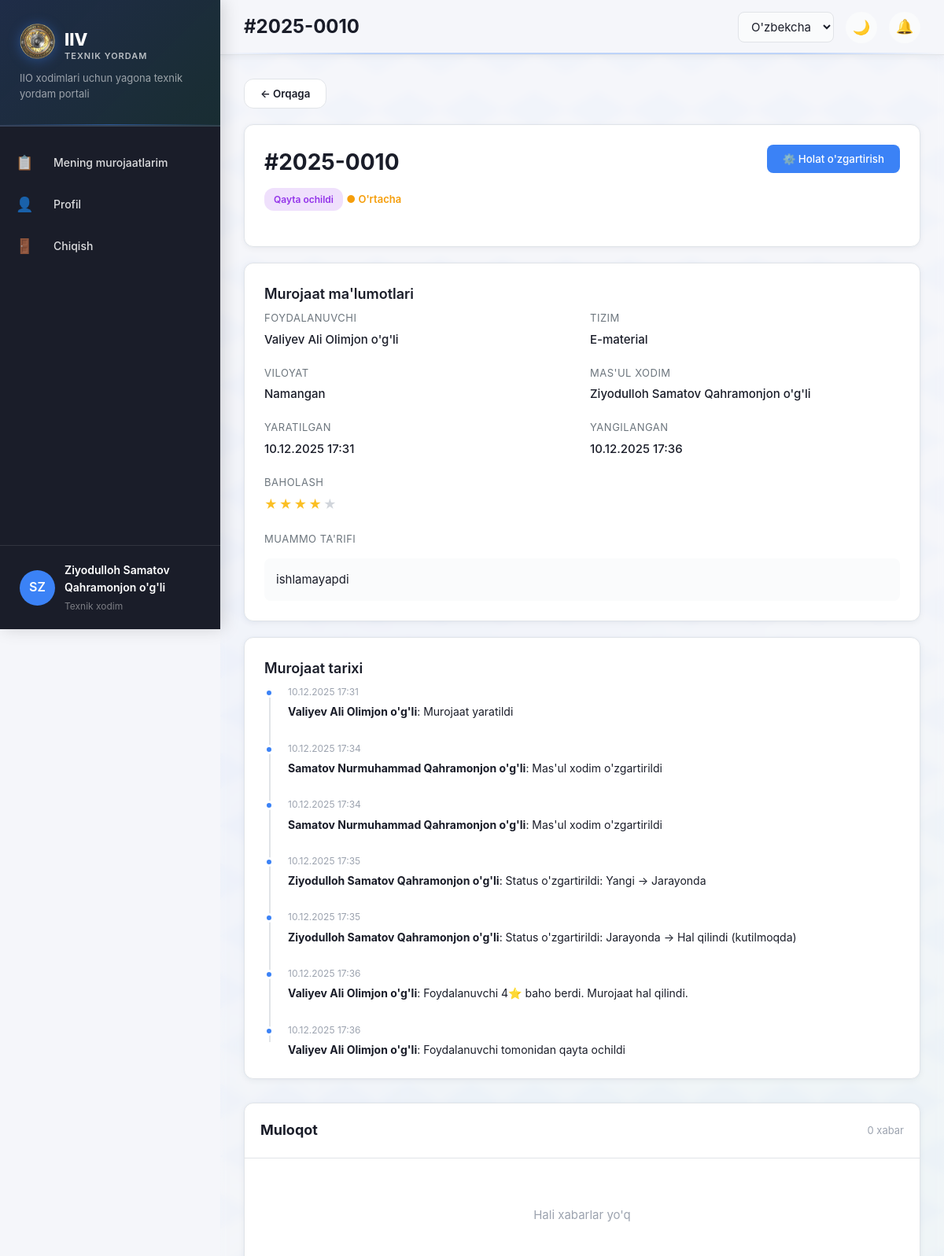
Page /tickets/10/ (signed in, upper part) on the earlier database version.
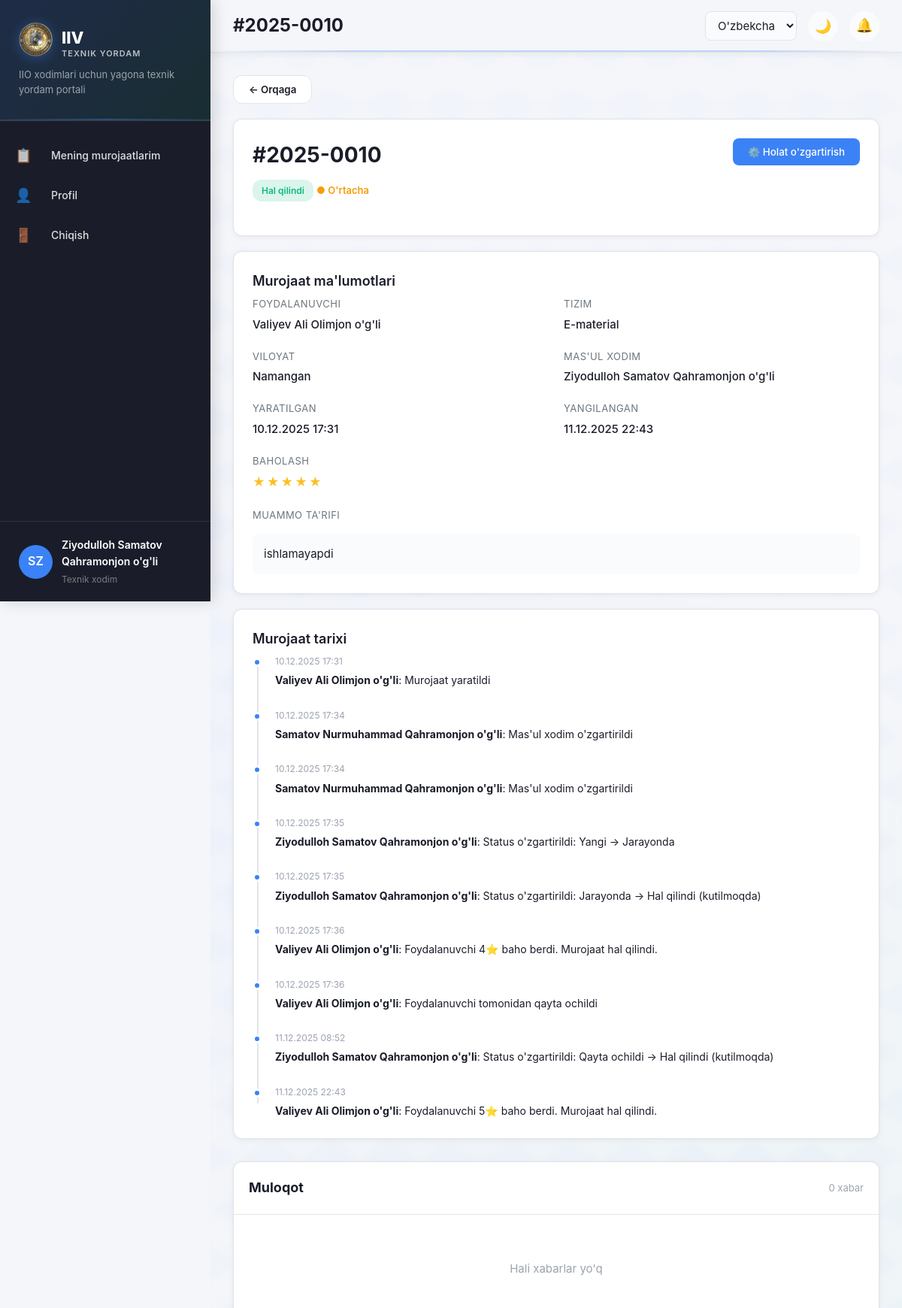
Same page on the later database version.
### tickets/models.py (models this page shows, shortened)
class Ticket(models.Model):
    PRIORITY_CHOICES = [
        ('low', _('Oddiy')),
        ('medium', _("O'rtacha")),
        ('high', _('Yuqori')),
    ]
    STATUS_CHOICES = [
        ('new', _('Yangi')),
        ('in_progress', _('Jarayonda')),
        ('pending_approval', _('Hal qilindi (kutilmoqda)')),
        ('resolved', _('Hal qilindi')),
        ('rejected', _('Rad etildi')),
        ('reopened', _('Qayta ochildi')),
    ]
    user = models.ForeignKey(
        User,
        on_delete=models.CASCADE,
        related_name='tickets',
        verbose_name=_("Foydalanuvchi")
    )
    system = models.ForeignKey(
        System,
        on_delete=models.CASCADE,
        related_name='tickets',
        verbose_name=_("Tizim")
    )
    region = models.ForeignKey(
        Region,
        on_delete=models.CASCADE,
        related_name='tickets',
        verbose_name=_("Viloyat")
    )
    priority = models.CharField(
        max_length=10,
        choices=PRIORITY_CHOICES,
        default='medium',
        verbose_name=_("Ustuvorlik")
    )
    status = models.CharField(
        max_length=20,
        choices=STATUS_CHOICES,
        default='new',
        verbose_name=_("Holat")
    )
    description = models.TextField(verbose_name=_("Muammo ta'rifi"))
    attachment = models.FileField(
        upload_to='tickets/attachments/',
        blank=True,
        null=True,
        verbose_name=_("Fayl biriktirma")
    )
    assigned_to = models.ForeignKey(
        User,
        on_delete=models.SET_NULL,
        null=True,
        blank=True,
        related_name='assigned_tickets',
        verbose_name=_("Mas'ul xodim")
    )
    rating = models.IntegerField(
        null=True,
        blank=True,
        choices=[(i, str(i)) for i in range(1, 6)],
        verbose_name=_("Baholash")
    )
    rating_comment = models.TextField(
        blank=True,
        verbose_name=_("Baholash izohi")
    )
    created_at = models.DateTimeField(auto_now_add=True, verbose_name=_("Yaratilgan"))
    updated_at = models.DateTimeField(auto_now=True, verbose_name=_("O'zgartirilgan"))
    resolved_at = models.DateTimeField(null=True, blank=True, verbose_name=_("Hal qilingan vaqt"))
    class Meta:
        verbose_name = _("Murojaat")
        verbose_name_plural = _("Murojaatlar")
        ordering = ['-created_at']
    def get_ticket_number(self):
        year = self.created_at.year
        return f"#{year}-{self.pk:04d}"

class TicketHistory(models.Model):
    ACTION_CHOICES = [
        ('created', _('Yaratildi')),
        ('status_changed', _('Holat o\'zgartirildi')),
        ('assigned', _('Mas\'ul biriktirildi')),
        ('reassigned', _('Mas\'ul o\'zgartirildi')),
        ('comment', _('Izoh qo\'shildi')),
        ('reopened', _('Qayta ochildi')),
        ('rated', _('Baholandi')),
        ('file_attached', _('Fayl biriktirildi')),
    ]
    ticket = models.ForeignKey(
        Ticket,
        on_delete=models.CASCADE,
        related_name='history',
        verbose_name=_("Murojaat")
    )
    changed_by = models.ForeignKey(
        User,
        on_delete=models.SET_NULL,
        null=True,
        related_name='ticket_changes',
        verbose_name=_("Kim tomonidan")
    )
    action_type = models.CharField(
        max_length=20,
        choices=ACTION_CHOICES,
        verbose_name=_("Harakat turi")
    )
    old_value = models.CharField(max_length=200, blank=True, verbose_name=_("Eski qiymat"))
    new_value = models.CharField(max_length=200, blank=True, verbose_name=_("Yangi qiymat"))
    message = models.TextField(blank=True, verbose_name=_("Izoh"))
    timestamp = models.DateTimeField(auto_now_add=True, verbose_name=_("Vaqt"))
    class Meta:
        verbose_name = _("Murojaat tarixi")
        verbose_name_plural = _("Murojaat tarixlari")
        ordering = ['timestamp']

### accounts/models.py (models this page shows, shortened)
class User(AbstractUser):
    ROLE_CHOICES = [
        ('user', _('Oddiy foydalanuvchi')),
        ('technician', _('Texnik xodim')),
        ('admin', _('Admin')),
        ('superadmin', _('Bosh admin')),
    ]
    LANGUAGE_CHOICES = [
        ('uz', _("O'zbekcha (Lotin)")),
        ('uz-cy', _("Ўзбекча (Кирилл)")),
        ('ru', _('Русский')),
    ]
    last_name = models.CharField(max_length=150, verbose_name=_("Familiya"))
    first_name = models.CharField(max_length=150, verbose_name=_("Ism"))
    middle_name = models.CharField(max_length=150, blank=True, verbose_name=_("Sharif"))
    region = models.ForeignKey(
        Region,
        on_delete=models.SET_NULL,
        null=True,
        blank=True,
        verbose_name=_("Viloyat")
    )
    department = models.ForeignKey(
        Department,
        on_delete=models.SET_NULL,
        null=True,
        blank=True,
        verbose_name=_("Hududiy bo'lim")
    )
    position = models.CharField(max_length=200, blank=True, verbose_name=_("Lavozim"))
    phone = models.CharField(max_length=20, blank=True, verbose_name=_("Telefon"))
    role = models.CharField(
        max_length=20,
        choices=ROLE_CHOICES,
        default='user',
        verbose_name=_("Rol")
    )
    language = models.CharField(
        max_length=10,
        choices=LANGUAGE_CHOICES,
        default='uz',
        verbose_name=_("Til")
    )
    avatar = models.ImageField(
        upload_to='avatars/',
        blank=True,
        null=True,
        verbose_name=_("Avatar")
    )
    is_active = models.BooleanField(default=True, verbose_name=_("Aktiv"))
    created_at = models.DateTimeField(auto_now_add=True, verbose_name=_("Yaratilgan"))
    updated_at = models.DateTimeField(auto_now=True, verbose_name=_("O'zgartirilgan"))
    class Meta:
        verbose_name = _("Foydalanuvchi")
        verbose_name_plural = _("Foydalanuvchilar")
        ordering = ['-created_at']
    def get_full_name(self):
        parts = [self.last_name, self.first_name]
        if self.middle_name:
            parts.append(self.middle_name)
        return ' '.join(parts)
    def is_technician(self):
        return self.role == 'technician'
    def is_admin(self):
        return self.role in ['admin', 'superadmin']
    def is_superadmin(self):
        return self.role == 'superadmin'

class Region(models.Model):
    name = models.CharField(max_length=100, verbose_name=_("Viloyat nomi"))
    code = models.CharField(max_length=10, unique=True, verbose_name=_("Kod"))
    is_active = models.BooleanField(default=True, verbose_name=_("Faol"))
    class Meta:
        verbose_name = _("Viloyat")
        verbose_name_plural = _("Viloyatlar")
        ordering = ['name']

### systems/models.py (models this page shows, shortened)
class System(models.Model):
    name = models.CharField(max_length=200, unique=True, verbose_name=_("Tizim nomi"))
    description = models.TextField(blank=True, verbose_name=_("Ta'rif"))
    is_active = models.BooleanField(default=True, verbose_name=_("Faol"))
    created_at = models.DateTimeField(auto_now_add=True, verbose_name=_("Yaratilgan"))
    class Meta:
        verbose_name = _("Tizim")
        verbose_name_plural = _("Tizimlar")
        ordering = ['name']

### tickets/views.py (the view, shortened to what this page needs)
# urls.py: path('<int:pk>/', views.ticket_detail, name='ticket_detail'),
@login_required
def ticket_detail(request, pk):
    ticket = get_object_or_404(Ticket, pk=pk)
    if request.user.role == 'user':
        if request.user != ticket.user:
            messages.error(request, _('Sizda bu murojaatni ko\'rish huquqi yo\'q.'))
            return redirect('tickets:dashboard')
    elif request.user.is_technician() and not request.user.is_admin():
        if request.user != ticket.assigned_to:
            messages.error(request, _('Sizda bu murojaatni ko\'rish huquqi yo\'q.'))
            return redirect('tickets:technician_tickets')
    elif request.user.is_admin() and not request.user.is_superadmin():
        from accounts.utils import can_admin_see_ticket
        if not can_admin_see_ticket(request.user, ticket):
            messages.error(request, _('Sizda bu murojaatni ko\'rish huquqi yo\'q. Bu murojaat sizning biriktirilgan tizim yoki viloyatingizga tegishli emas.'))
            return redirect('tickets:admin_dashboard')
    messages_list = ticket.messages.all().order_by('created_at')
    history = ticket.history.all().order_by('timestamp')
    message_form = TicketMessageForm()
    rating_form = None
    if ticket.status == 'pending_approval' and request.user == ticket.user:
        rating_form = TicketRatingForm(instance=ticket)
    available_technicians = None
    context = {
        'ticket': ticket,
        'messages': messages_list,
        'history': history,
        'message_form': message_form,
        'rating_form': rating_form,
        'available_technicians': available_technicians,
    }
    return render(request, 'tickets/ticket_detail.html', context)

### tickets/forms.py
class TicketMessageForm(forms.ModelForm):
    class Meta:
        model = TicketMessage
        fields = ['message', 'attachment']
        widgets = {
            'message': forms.Textarea(attrs={
                'class': 'form-textarea',
                'rows': 3,
                'placeholder': _('Xabar yozing...')
            }),
            'attachment': forms.FileInput(attrs={'class': 'form-input'}),
        }
        labels = {
            'message': _('Xabar'),
            'attachment': _('Fayl (ixtiyoriy)'),
        }

### templates/tickets/ticket_detail.html (shortened to what the changed rows need)
{% extends 'base.html' %}
{% load static %}
{% load i18n %}
{% block page_title %}{{ ticket.get_ticket_number }}{% endblock %}
{% block content %}
<div class="ticket-detail-layout">
    <div class="ticket-info-section">
        <div class="card">
            <div class="ticket-header">
                <div>
                    <h2>{{ ticket.get_ticket_number }}</h2>
                    <span class="status-badge status-{{ ticket.status }}">
                        {{ ticket.get_status_display }}
                    </span>
                    <span class="priority-badge priority-{{ ticket.priority }}">
                        ● {{ ticket.get_priority_display }}
                    </span>
                </div>
            </div>
        </div>
        <div class="card" style="margin-top: 20px;">
            <div class="info-grid">
                <div class="info-item">
                    <span class="info-label">{% trans "Foydalanuvchi" %}</span>
                    <span class="info-value">{{ ticket.user.get_full_name }}</span>
                </div>
                <div class="info-item">
                    <span class="info-label">{% trans "Tizim" %}</span>
                    <span class="info-value">{{ ticket.system.name }}</span>
                </div>
                <div class="info-item">
                    <span class="info-label">{% trans "Viloyat" %}</span>
                    <span class="info-value">{{ ticket.region.name }}</span>
                </div>
                <div class="info-item">
                    <span class="info-label">{% trans "Mas'ul xodim" %}</span>
                    <span class="info-value">
                        {% if ticket.assigned_to %}
                            {{ ticket.assigned_to.get_full_name }}
                        {% else %}
                            <span style="color: var(--text-muted);">{% trans "Belgilanmagan" %}</span>
                        {% endif %}
                    </span>
                </div>
                <div class="info-item">
                    <span class="info-label">{% trans "Yaratilgan" %}</span>
                    <span class="info-value">{{ ticket.created_at|date:"d.m.Y H:i" }}</span>
                </div>
                <div class="info-item">
                    <span class="info-label">{% trans "Yangilangan" %}</span>
                    <span class="info-value">{{ ticket.updated_at|date:"d.m.Y H:i" }}</span>
                </div>
                {% if ticket.rating %}
                <div class="info-item">
                    <span class="info-value">
                        <div class="rating-stars">
                            {% for i in "12345" %}
                                <span class="star {% if forloop.counter <= ticket.rating %}filled{% endif %}">★</span>
                            {% endfor %}
                        </div>
                    </span>
                </div>
                {% endif %}
            </div>
            <div class="info-item" style="margin-top: 20px;">
                <span class="info-label">{% trans "Muammo ta'rifi" %}</span>
                <p class="ticket-description">{{ ticket.description }}</p>
            </div>
        </div>
        <div class="card" style="margin-top: 20px;">
            <div class="timeline">
                {% for item in history %}
                <div class="timeline-item">
                    <div class="timeline-dot"></div>
                    <div class="timeline-content">
                        <div class="timeline-time">{{ item.timestamp|date:"d.m.Y H:i" }}</div>
                        <div class="timeline-text">
                            <strong>{{ item.changed_by.get_full_name }}</strong>: {{ item.message }}
                        </div>
                    </div>
                </div>
                {% empty %}
                <p class="text-muted">{% trans "Tarix mavjud emas" %}</p>
                {% endfor %}
            </div>
        </div>
    </div>
</div>
{% endblock %}

Differences in the rows shown:
changed Ticket "ishlamayapdi": status "Qayta ochildi" → "Hal qilindi"; updated_at "10.12.2025 17:36" → "11.12.2025 22:43"; rating 4 → 5 (drawn)
added TicketHistory: timestamp "11.12.2025 08:52", changed_by.get_full_name "Ziyodulloh Samatov Qahramonjon o'g'li", message "Status o'zgartirildi: Qayta ochildi → Hal qilindi (kutilmoqda)"
added TicketHistory: timestamp "11.12.2025 22:43", changed_by.get_full_name "Valiyev Ali Olimjon o'g'li", message "Foydalanuvchi 5⭐ baho berdi. Murojaat hal qilindi."
